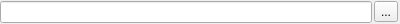
<?xml version="1.0" encoding="UTF-8"?>
<ui version="4.0">
 <class>PathEdit</class>
 <widget class="QWidget" name="PathEdit">
  <property name="geometry">
   <rect>
    <x>0</x>
    <y>0</y>
    <width>400</width>
    <height>20</height>
   </rect>
  </property>
  <layout class="QHBoxLayout" name="horizontalLayout">
   <property name="spacing">
    <number>2</number>
   </property>
   <property name="leftMargin">
    <number>0</number>
   </property>
   <property name="topMargin">
    <number>1</number>
   </property>
   <property name="rightMargin">
    <number>2</number>
   </property>
   <property name="bottomMargin">
    <number>1</number>
   </property>
   <item>
    <widget class="QLineEdit" name="lineEdit"/>
   </item>
   <item>
    <widget class="QToolButton" name="toolButton">
     <property name="text">
      <string notr="true">...</string>
     </property>
    </widget>
   </item>
  </layout>
 </widget>
 <resources/>
 <connections/>
</ui>
